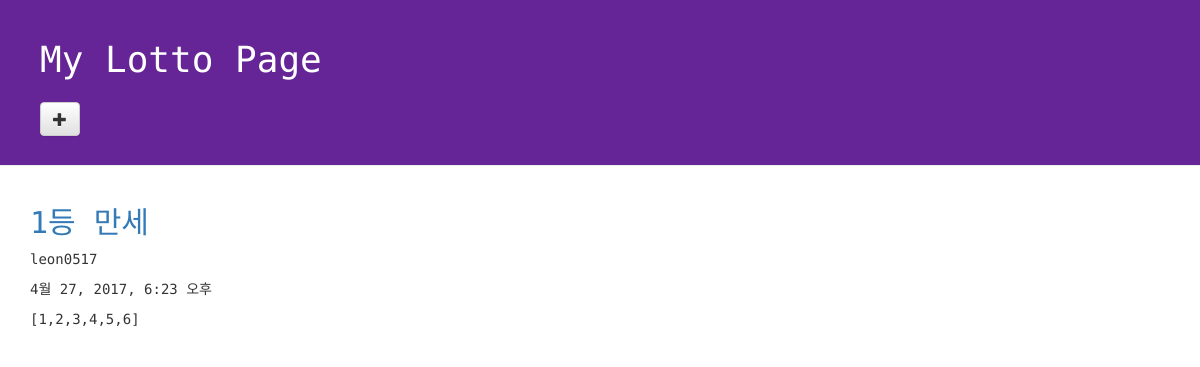
The app's page /lotto/, older data.
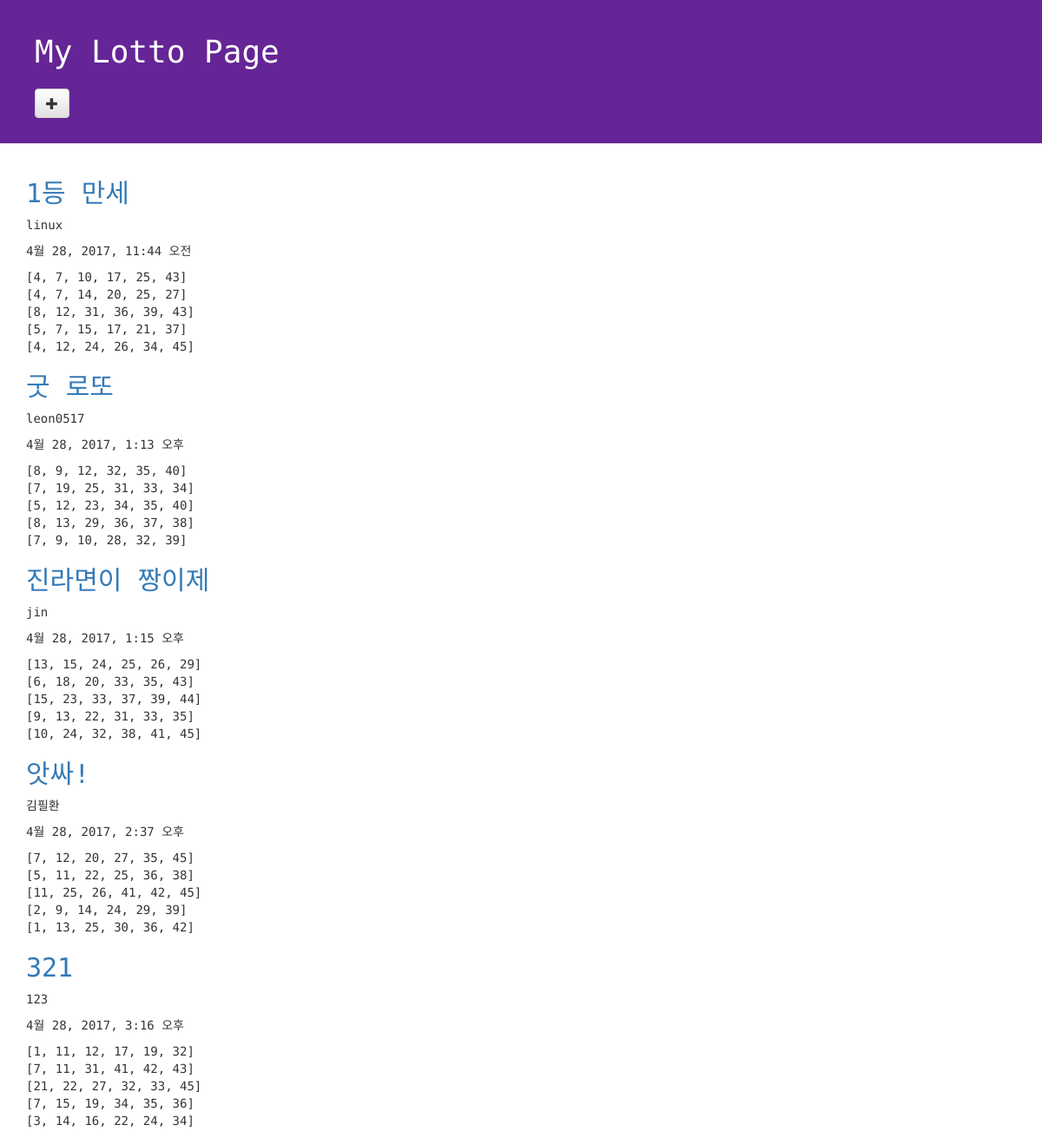
The same page, newer data.
### lotto/models.py (models this page shows, shortened)
class GuessNumbers(models.Model):
    name = models.CharField(max_length=24)
    lottos = models.CharField(max_length=255, default='[1,2,3,4,5,6]')
    text = models.CharField(max_length=255)
    num_lotto = models.IntegerField(default=5)
    update_date = models.DateTimeField()

### lotto/views.py (the view)
# urls.py: url(r'^lotto/$', views.index, name='lotto'),
def index(request):
    lottos = GuessNumbers.objects.all()
    return render(request, "lotto/default.html", {"lottos": lottos})

### lotto/templates/lotto/default.html (shortened to what this page needs)
<!DOCTYPE html>
{% load staticfiles %}
<html lang="ko">
<head>
  <link rel="stylesheet" href="//maxcdn.bootstrapcdn.com/bootstrap/3.2.0/css/bootstrap.min.css">
  <link rel="stylesheet" href="//maxcdn.bootstrapcdn.com/bootstrap/3.2.0/css/bootstrap-theme.min.css">
  <link rel="stylesheet" href="{% static 'css/lotto.css'%}">
</head>
<body>
  <div class="page-header">
    <h1>My Lotto Page</h1>
    <h2>
      <a href="{% url 'lotto:new_lotto' %}"><span class="glyphicon glyphicon-plus btn btn-default"></span></a>
    </h2>
  </div>
  <div class="container lotto">
    {% for lotto in lottos %}
    <h2><a herf="{% url 'lotto:detail' lottokey=lotto.lottokey %}">{{lotto.text}}</a></h2>
    <p>{{lotto.name}}</p>
    <p> {{lotto.update_date}}</p>
    <p> {{lotto.lottos | linebreaksbr}}</p>
    {% endfor %}
  </div>
</body>
</html>

### lotto/static/css/lotto.css (style rules this page uses)
.page-header { background-color: #652596; margin-top: 0; padding: 20px 20px 20px 40px; font-family: 'Space Mono', monospace; }
.page-header h1 { color: #FFFFFF; }
.container { font-family: 'Space Mono', monospace; }
.container h2 { color: #b9f442; }

Row changes from the older to the newer data that the page shows:
changed GuessNumbers "1등 만세": name "leon0517" → "linux"; update_date "4월 27, 2017, 6:23 오후" → "4월 28, 2017, 11:44 오전"; lottos "[1,2,3,4,5,6]" → "[4, 7, 10, 17, 25, 43] [4, 7, 14, 20, 25, 27] [8, 12, 31, 36, 39, 43] [5, 7, 15, 17, 21, 37] [4, 12, 24, 26, 34, 45]"
added GuessNumbers: text "굿 로또", name "leon0517", update_date "4월 28, 2017, 1:13 오후", lottos "[8, 9, 12, 32, 35, 40] [7, 19, 25, 31, 33, 34] [5, 12, 23, 34, 35, 40] [8, 13, 29, 36, 37, 38] [7, 9, 10, 28, 32, 39]"
added GuessNumbers: text "진라면이 짱이제", name "jin", update_date "4월 28, 2017, 1:15 오후", lottos "[13, 15, 24, 25, 26, 29] [6, 18, 20, 33, 35, 43] [15, 23, 33, 37, 39, 44] [9, 13, 22, 31, 33, 35] [10, 24, 32, 38, 41, 45]"
added GuessNumbers: text "앗싸!", name "김필환", update_date "4월 28, 2017, 2:37 오후", lottos "[7, 12, 20, 27, 35, 45] [5, 11, 22, 25, 36, 38] [11, 25, 26, 41, 42, 45] [2, 9, 14, 24, 29, 39] [1, 13, 25, 30, 36, 42]"
added GuessNumbers: text "321", name "123", update_date "4월 28, 2017, 3:16 오후", lottos "[1, 11, 12, 17, 19, 32] [7, 11, 31, 41, 42, 43] [21, 22, 27, 32, 33, 45] [7, 15, 19, 34, 35, 36] [3, 14, 16, 22, 24, 34]"
